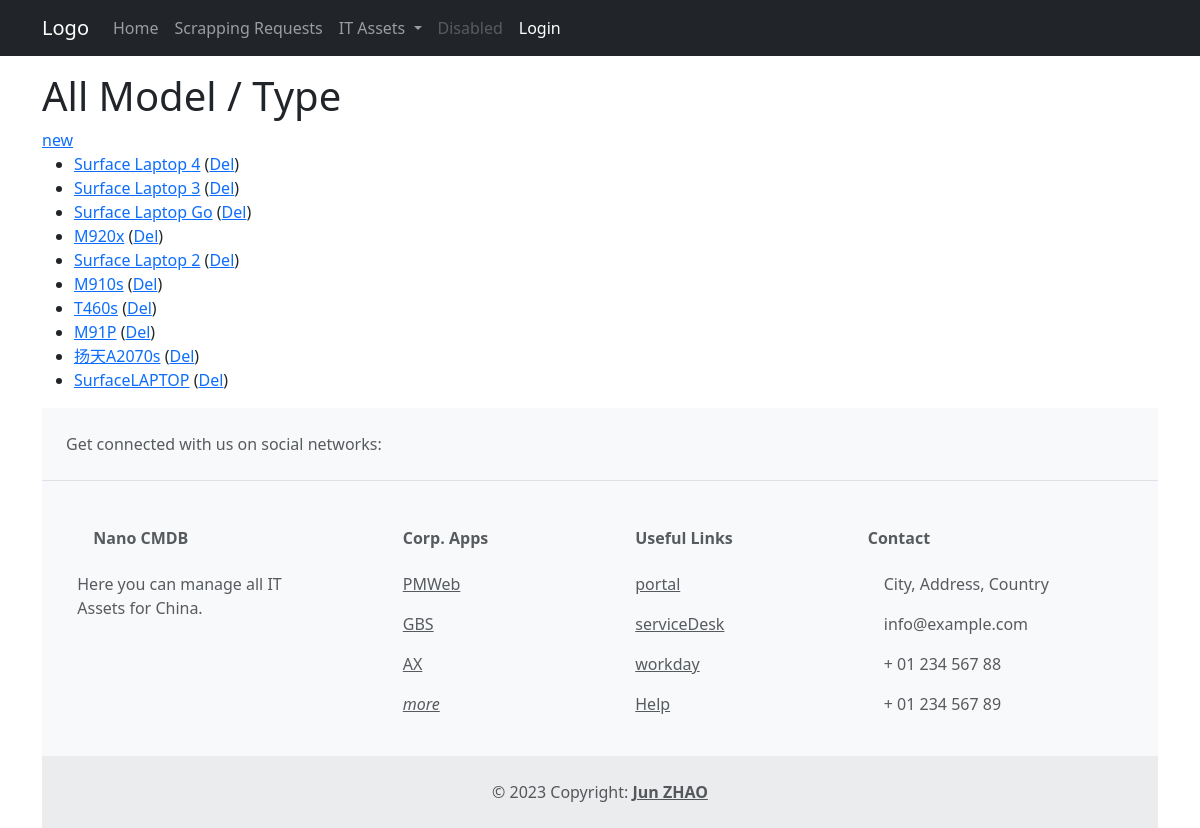
Page /nanoassets/modeltypes/ on the committed database.
### nanoassets/models.py (models this page shows, shortened)
class ModelType(models.Model):
    name = models.CharField(max_length=20)
    manufacturer = models.ForeignKey(
        "Manufacturer", on_delete=models.SET_NULL, blank=True, null=True)
    def get_absolute_url(self):
        return reverse("modeltype-detail", kwargs={"pk": self.pk})

### nanoassets/views.py (the view)
# urls.py: path('modeltypes/', views.ModelTypeListView.as_view(), name='modeltype-list'),
class ModelTypeListView(generic.ListView):
    model = ModelType
    paginate_by = 10

### templatetags/auth_extras.py (called while the page is built)
@register.filter(name='has_group')
def has_group(user, group_name):
    try:
        group = Group.objects.get(name=group_name)
        return True if group in user.groups.all() else False
    except:
        return False

### nanoassets/templates/nanoassets/modeltype_list.html
{% extends 'base.html' %}
{% block page_content %}
  <h1>All Model / Type</h1>
  <a href="{% url 'modeltype-new' %}">new</a>
  {% if modeltype_list %}
    <ul>
      {% for modeltype in modeltype_list %}
        <li>
          <a href="{{ modeltype.get_absolute_url }}">{{ modeltype.name }}</a> (<a href="{% url 'modeltype-del' modeltype.id %}">Del</a>)
        </li>
      {% endfor %}
    </ul>
  {% endif %}
{% endblock page_content %}

### rows in the picture
ModelType: name "Surface Laptop 4"
ModelType: name "Surface Laptop 3"
ModelType: name "Surface Laptop Go"
ModelType: name "M920x"
ModelType: name "Surface Laptop 2"
ModelType: name "M910s"
ModelType: name "T460s"
ModelType: name "M91P"
ModelType: name "扬天A2070s"
ModelType: name "SurfaceLAPTOP"
